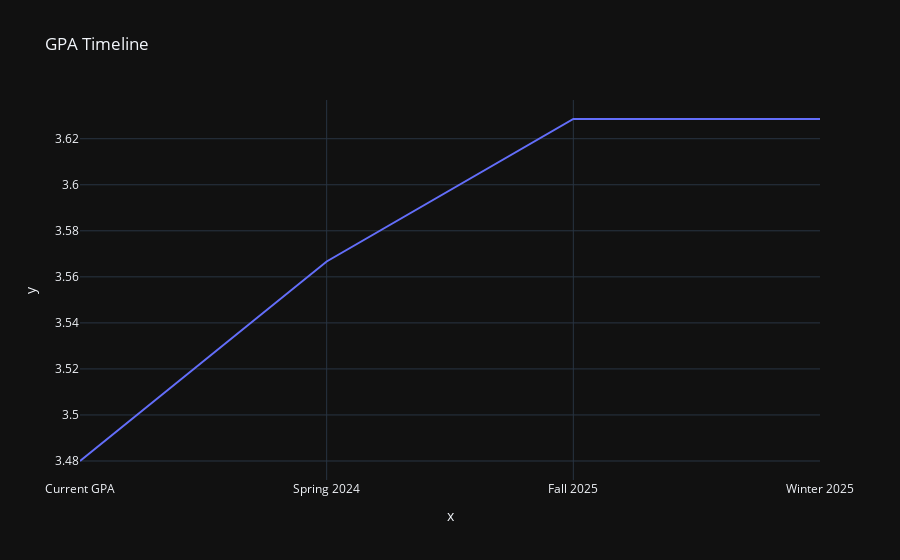

Notebook code for this chart:
### Code cell
import plotly.express as px
quarters = [str(q) for q in quarters]
fig = px.line(x=['Current GPA'] + quarters, y = predicted_grades, title='GPA Timeline')
fig.update_layout(xaxis=dict(tickmode='array', tickvals=['Current GPA'] + quarters, ticktext = ['Current GPA', 'Spring 2024', 'Fall 2025', 'Winter 2025']))
fig.show()

### Figure 1 — Plotly figure (JSON) as saved in the notebook; plotly's stock layout.template omitted (floating-point values rounded to 4 significant figures)
{"data": [{"hovertemplate": "x=%{x}<br>y=%{y}<extra></extra>", "legendgroup": "", "line": {"color": "#636efa", "dash": "solid"}, "marker": {"symbol": "circle"}, "mode": "lines", "name": "", "orientation": "v", "showlegend": false, "x": ["Current GPA", "202403", "202410", "202401"], "xaxis": "x", "y": [3.48, 3.567, 3.629, 3.629], "yaxis": "y", "type": "scatter"}], "layout": {"xaxis": {"anchor": "y", "domain": [0.0, 1.0], "title": {"text": "x"}, "tickmode": "array", "tickvals": ["Current GPA", "202403", "202410", "202401"], "ticktext": ["Current GPA", "Spring 2024", "Fall 2025", "Winter 2025"]}, "yaxis": {"anchor": "x", "domain": [0.0, 1.0], "title": {"text": "y"}}, "legend": {"tracegroupgap": 0}, "title": {"text": "GPA Timeline"}}}
